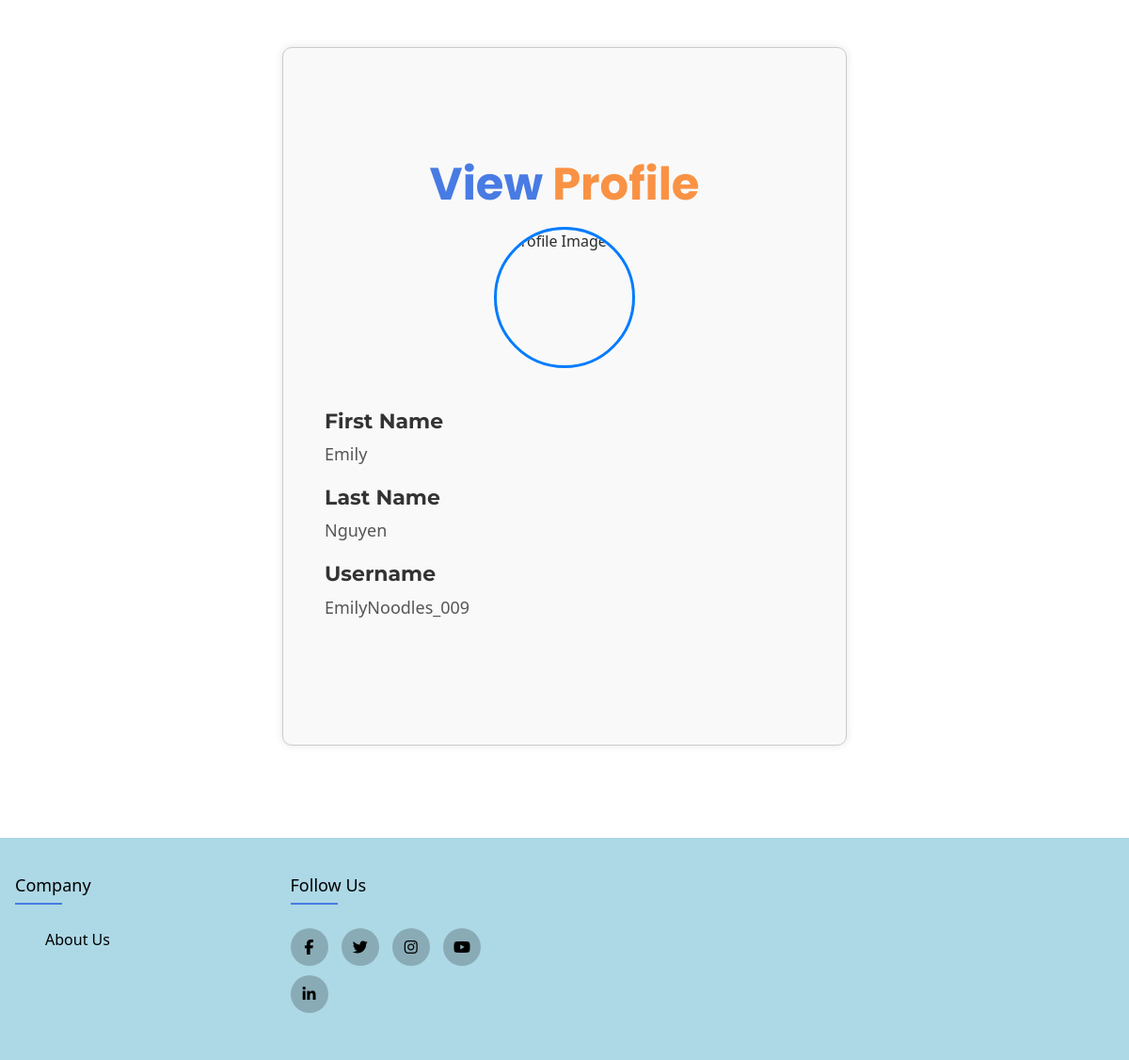
/viewprofile.php (signed in), run on the app's committed database.
### tables this page shows
CREATE TABLE `user_profile` (
  `profileID` int(11) NOT NULL,
  `username` varchar(50) DEFAULT NULL,
  `address` varchar(255) DEFAULT NULL,
  `password` varchar(255) DEFAULT NULL,
  `firstName` varchar(50) DEFAULT NULL,
  `lastName` varchar(50) DEFAULT NULL,
  `email` varchar(100) DEFAULT NULL,
  `phoneNumber` varchar(20) DEFAULT NULL,
  `creditCard` varchar(20) DEFAULT NULL,
  `isAdmin` tinyint(1) DEFAULT NULL
);

### viewprofile.php (the view, shortened to what this page needs)
<?php
require_once 'db_connection.php';
$profileId = $_SESSION['ProfileID'];
$firstName = "";
$lastName = "";
$username = "";
$query = "SELECT firstName, lastName, username FROM user_profile WHERE profileID = ?";
$stmt = $conn->prepare($query);
$stmt->bind_param("i", $profileId);
if ($stmt->execute()) {
    $stmt->bind_result($firstName, $lastName, $username);
} else {
    echo "Error fetching profile details.";
    exit;
}
?>
<!DOCTYPE html>
<html lang="en">
<head>
    <link href="https://cdn.jsdelivr.net/npm/bootstrap@5.3.2/dist/css/bootstrap.min.css" rel="stylesheet"
 />
    <link rel="stylesheet" href="https://cdnjs.cloudflare.com/ajax/libs/font-awesome/6.5.0/css/all.min.css">
    <link href="css/style.css" rel="stylesheet" />
</head>
<body>
    <main>
        <div class="view-profile-container">
            <div class="px-4 py-5 my-5">
                <div class="text-center">
                    <h2 class="display-5 fw-bold text-body-emphasis">
                        <span class="blue">View </span><span class="orange">Profile </span>
                    </h2>
                </div>
                <div class="mb-3">
                    <div class="image-container">
                        <img class="d-block mx-auto mb-4 profile-image"
                            src="images/profile_picture/<?php echo $_SESSION["ProfileID"]; ?>.jpg" alt="Profile Image"
                            width="150" height="150" />
                    </div>
                    <h3 class="user-fields-header">First Name</h3>
                    <div class="fieldheader">
                        <?php echo htmlspecialchars($firstName); ?>
                    </div>
                    <h3 class="user-fields-header">Last Name</h3>
                    <div class="fieldheader">
                        <?php echo htmlspecialchars($lastName); ?>
                    </div>
                    <h3 class="user-fields-header">Username</h3>
                    <div class="fieldheader">
                        <?php echo htmlspecialchars($username); ?>
                    </div>
                </div>
            </div>
        </div>
    </main>
    <div id="footer" style="padding-top: 6vh;"></div>
</body>
</html>

### css/style.css (style rules this page uses)
body, h1, h2, p { margin: 0; padding: 0; }
h1, h2 { font-family: 'Poppins', sans-serif; }
h3, p { font-family: 'Montserrat', sans-serif; }
body { color: #2B2B2B; }
h1, h2 { color: #487BE3; }
h3, p { color: #2B2B2B; }
body { background-color: #ffffff; }
.orange { color: #F99244 }
.blue { color: #487bE3; }

### css/footerstyle.css (style rules this page uses)
* { margin:0; padding: 0; box-sizing: border-box; }

### viewprofile.php (style rules this page uses)
.view-profile-container { max-width: 600px; margin: 50px auto; padding: 20px; border: 1px solid #ccc; border-radius: 10px; background-color: #f9f9f9; box-shadow: 0px 0px 10px rgba(0, 0, 0, 0.1); }
.user-fields-header { font-size: 22px; color: #333; margin-top: 20px; font-weight: bold; }
.fieldheader { font-size: 18px; color: #555; margin-bottom: 15px; }
.image-container { display: flex; justify-content: center; align-items: center; margin-bottom: 20px; }
.profile-image { width: 150px; height: 150px; border-radius: 50%; border: 3px solid #007bff; object-fit: cover; }

### data on the page
user_profile: firstName "Emily", lastName "Nguyen", username "EmilyNoodles_009"
